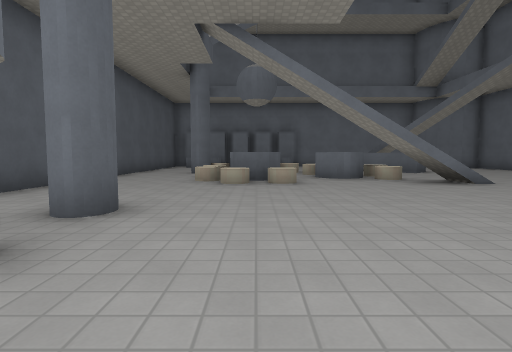
View 1 (above)

20 first-person views from a walk through a level from a Godot 3-D game. The camera is 1.2 m above the floor, tilts 4° down and sees 80° across. The floor is counted in squares, 2 m on a side. Each view is taken from the middle of a square. On the plan, view 1 faces up. The plan holds only what a view shows up to about 9 squares ahead; the rest is blank. The place goes on beyond the plan. Surface patterns are stand-ins for the level's own textures.

View 2
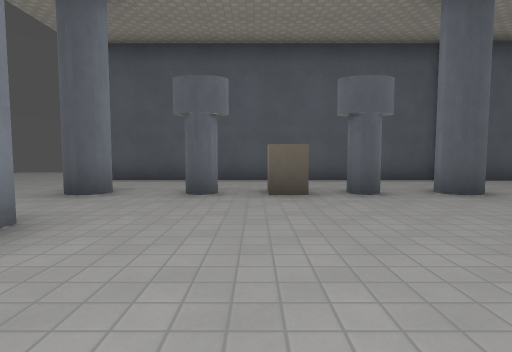

View 3
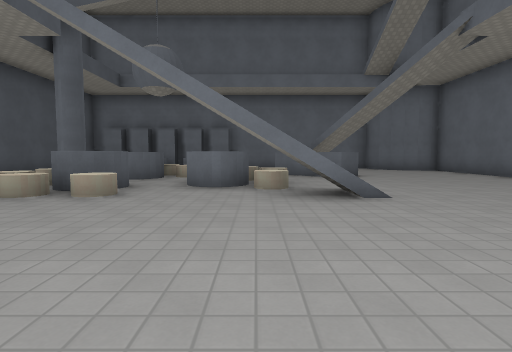

View 4
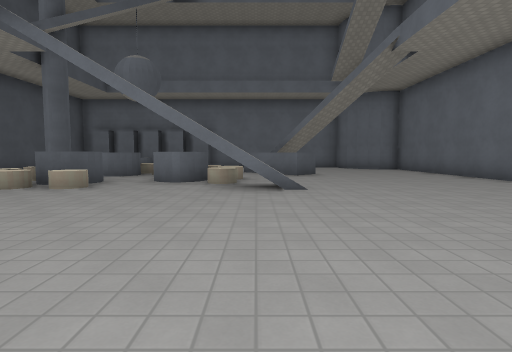

View 5
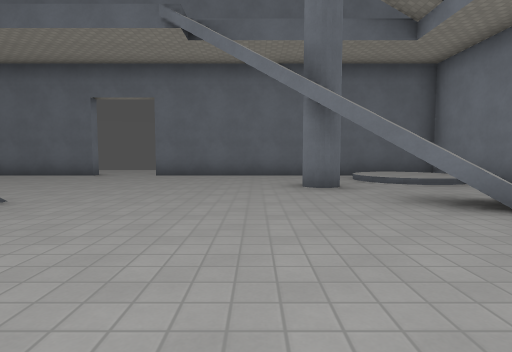

View 6
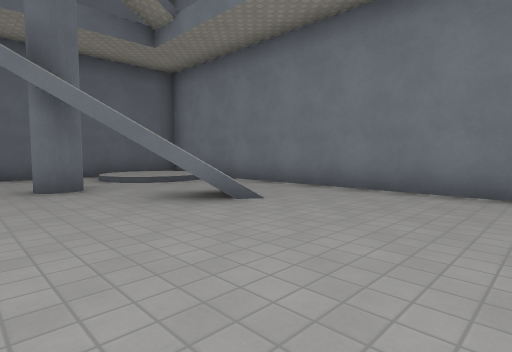

View 7
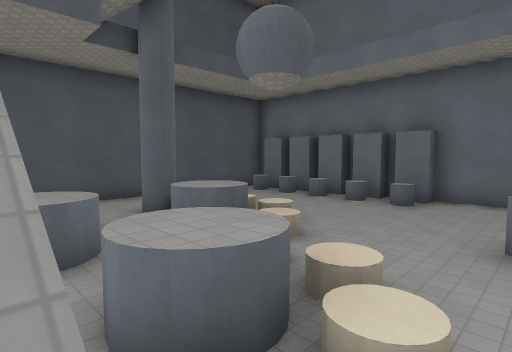

View 8
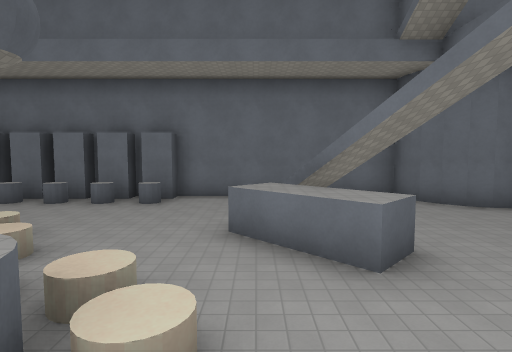

View 9
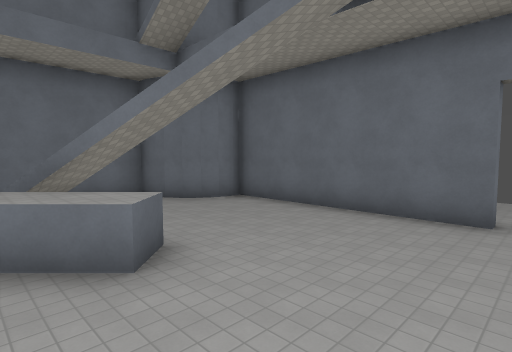

View 10
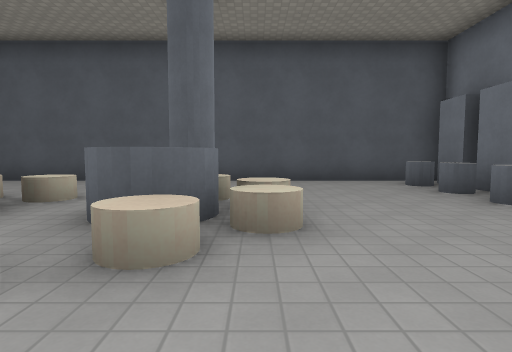

View 11
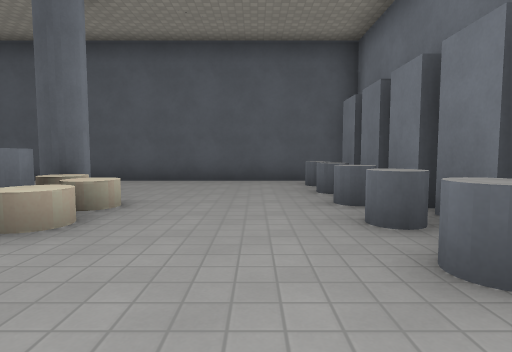

View 12
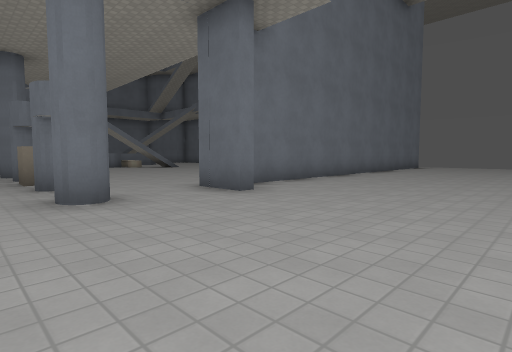

View 13
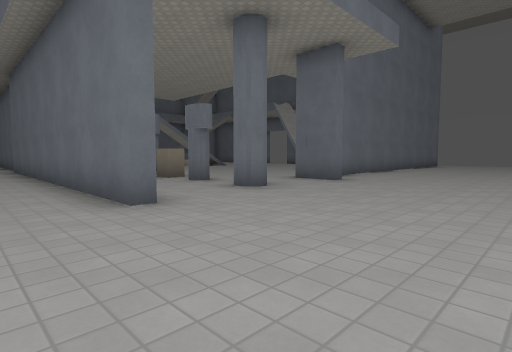

View 14
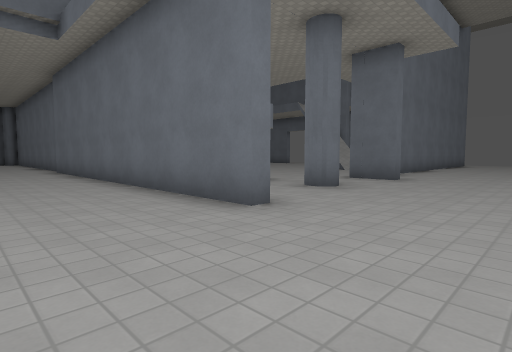

View 15
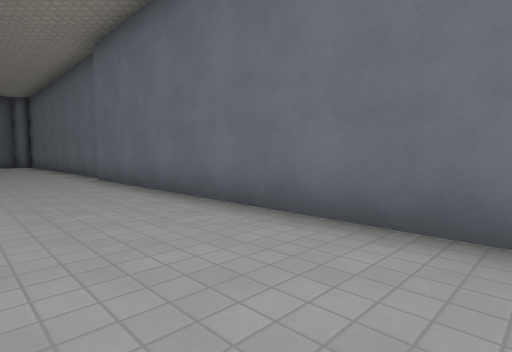

View 16
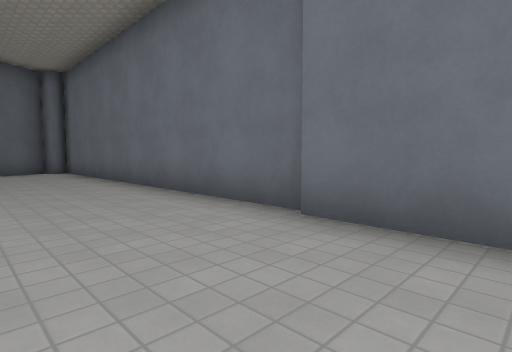

View 17
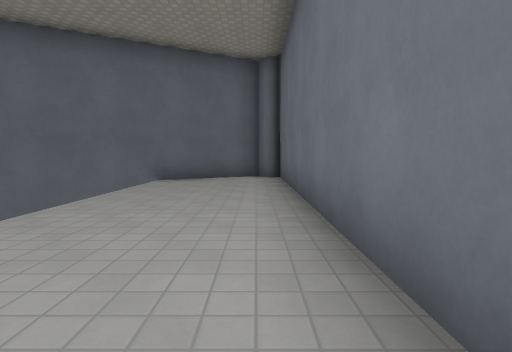

View 18
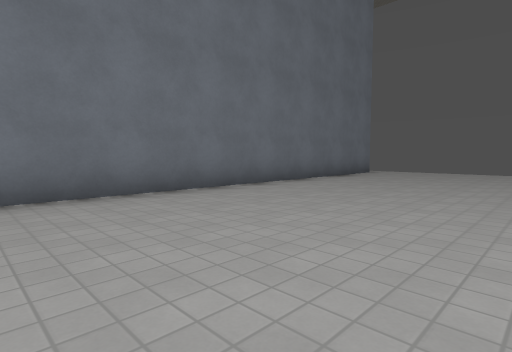

View 19
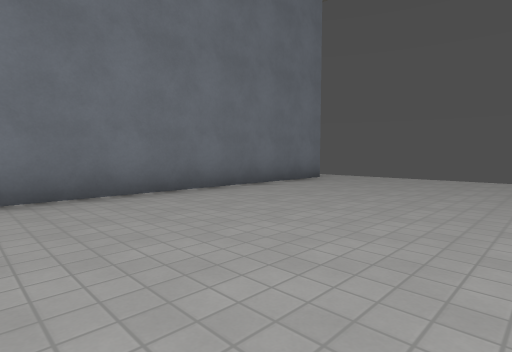

View 20
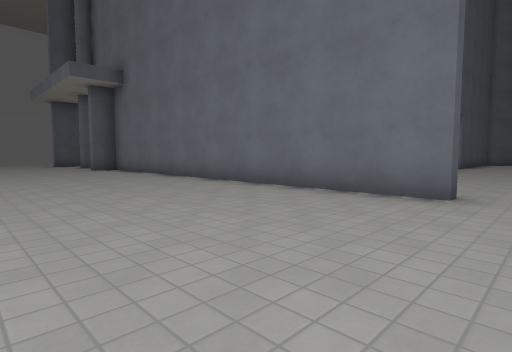

### Floor plan
Key: @ floor where view 1 was taken; # wall or solid block; . main floor; : floor 0.25 m higher than the main floor; / step, stairs or slope; ^ raised ledge; C cylinder; B block; O other object.
Columns run from 8 left of view 1 to 13 right of it. Each row starts with its distance up from view 1.
 15  #################
 14 ##..#^^^^.#.    .##
 13  ...#.......   ...#
 12  ...#.......^/....#
 11  ...#...C...^^....#
 10  ...#.#C^C...^....#
  9  ...#.....OC......#
  8  ...#..C^.^.......#
  7  ...#..CCC.C//.....
  6  ...#......///.....
  5  ...#.............#
  4  ...#.............#..
  3  ...#.#...........#..
  2  ...#..........#..#..
  1  ...#........#....#..
  0  ...#.B.@.../#./:/# .
 -1  ...#.#......../::# .
 -2  ...#....############.
 -3  ...#.#..#............
 -4  .....................
 -5  .....................
 -6  .....................
 -7   ....................

Positions as (right, up) in squares from view 1, and headings:
1: (0, 0), facing up
2: (3, 0), facing left
3: (3, 2), facing up
4: (4, 1), facing up
5: (1, 3), facing right
6: (1, 3), facing down-right
7: (4, 7), facing up-left
8: (4, 7), facing up
9: (4, 7), facing up-right
10: (3, 11), facing left
11: (3, 13), facing left
12: (-3, -7), facing up-right
13: (-6, -7), facing up-right
14: (-7, -6), facing up-right
15: (-7, -2), facing up-right
16: (-7, 4), facing up-right
17: (-5, 7), facing up
18: (2, -7), facing up-right
19: (5, -7), facing up-right
20: (13, -7), facing up-left
